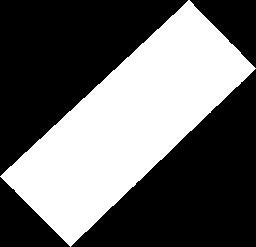
#> input picture 10.jpg, 256 x 247 px, shrunk from 1041 x 1005 before the run
$ python main.py
#> lines starting #> are read from the running program, lines starting #| are printed output that depends on the picture; after the words box and inside, x2 and y2 are one past the last pixel; in counts of white or black regions, pixels touching at a corner belong together
#> the answer given: 10.jpg
#> the answer given: 1
#> the answer given: 3
#> the answer given: 100
#> further down, img is the input picture: shape (247, 256); min 0, max 255, mean 101.8
### river.py
# Modules to import -------------------------------------------------------------------------------
import cv2
import copy
import numpy as npy
from scipy import ndimage
from matplotlib import pyplot as plt
# -------------------------------------------------------------------------------------------------

# Global Variables --------------------------------------------------------------------------------
BLUE=100
BLACK=0
WHITE=255
# -------------------------------------------------------------------------------------------------

# Class - River -----------------------------------------------------------------------------------
class River:
	# Class variables -------------------------------------------------------------------
	seedx=0 # x coordinate of a point in the river
	seedy=0 # y coordinate of a point in the river
	threshold_value=0 # threshold value, to threshold the greyscale image
	array_Image=[] # array to contain the image
	array_Boundary=[] # array to contain the boundary of the image
	contours=[] # array to contain the contours of the river
	row=0 # number of rows of the image array
	col=0 # number of columns of the image array
	rawImage=[] # array to contain the raw image
	list_of_sections_of_isolated_land_area=[] # list of lists to store the information of all the isolated land areas, section by section
	flag_fast=0 # if flag_fast is set to 1, then the class performs only fast functions
	# -----------------------------------------------------------------------------------

	# Constructor function --------------------------------------------------------------
	def __init__(self,img,threshVal,interval_distance,fast):
		# Initialize the variables
		self.seedx=0
		self.seedy=0
		self.threshold_value=0
		self.array_Image=[]
		self.array_Boundary=[]
		self.contours=[]
		self.row=0
		self.col=0
		self.rawImage=[]
		self.list_of_sections_of_isolated_land_area=[]
		self.flag_fast=fast

		# Perform some operations on the river
		# By the end of this constructor function we have the array_Image (numpy array), filled with 0 (Black) for land and 100 (blue) for water

		# 1. Performing some pre-processing on the image ----------------------
		print ("Preprocessing...")
		self.ImagePreProcessing(img,threshVal)

		# 2. Close the boundary -----------------------------------------------
		print ("Closing the boundaries")
		self.CloseBoundary()

		# 3. Remove the rotation introduced area ------------------------------
		print ("Floodfilling the outer area")
		self.RemoveOuterArea()

		# 4 Detect a seed point -----------------------------------------------
		print ("Choosing a seed point")
		self.IdentifySeedPoint()
		print ("     (",self.seedx,", ",self.seedy,")", " <- choosen seed point", sep="")

		# 5. Paint the river blue ---------------------------------------------
		print ("Painting the river blue")
		self.IdentifyRiver()

		if not fast:
			# 6. Remove isolated water patches --------------------------------
			print ("Connecting distinct river parts")
			print ("Removing unwanted isolated patches of water")
			self.RemoveIsolatedWaterArea()

			# 7. Find isolated land patches -----------------------------------
			print ("Finding isolated patches of land")
			self.FindIsolatedLandArea(interval_distance)
		return
	# -----------------------------------------------------------------------------------


	# Class Functions -------------------------------------------------------------------
	# Do some pre-processing on the image provided ----------------------------
	def ImagePreProcessing(self,img,threshVal):
		'''This function does some preprocessing in the self.array_Image.
		'''
#> called with threshVal = 100
		self.rawImage = copy.copy(img)
		img = cv2.GaussianBlur(img,(5,5),0) # smooth self.array_Image using gaussian filter
		img = cv2.equalizeHist(img) # histogram equalization
		self.RotateAndCrop(img,threshVal) # binarize, rotate and crop the self.array_Image
		(self.row,self.col)=self.array_Image.shape # update the number of row and column count
		return
	# -------------------------------------------------------------------------


	# Rotate and crop the image -----------------------------------------------
	# and paint the river - white, land - black and rotation introduced area - white
	def RotateAndCrop(self,img,threshVal):

		# check if the user wants the code to find the threshold value automatically, if user passes 0
#> called with threshVal = 100
		if threshVal==0:
			threshVal, self.array_Image = cv2.threshold(img,0,255,cv2.THRESH_BINARY+cv2.THRESH_OTSU) # create a binary image of the origanl image, by automatically finding the threshold value
			threshVal=threshVal//3+1

		self.threshold_value=threshVal # store the threshold value
		print("    ", threshVal, "<- threshold value used")

		# this makes the river color dark and land color light
		ret, self.array_Image = cv2.threshold(img,threshVal,255,cv2.THRESH_BINARY) # create a binary image of the origanl image by using the threshold value
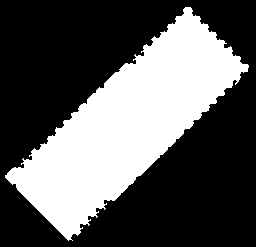
#> self.array_Image: shape (247, 256); 35.1% white; 1 white region
#> ret = 100
		# ---------------------------------------------------------------------
		# image after thresholding
		plt.imshow(self.array_Image)
		plt.savefig('temp/1_Threshold.png', format = 'jpg', dpi=1200)
		# ---------------------------------------------------------------------

		list_rotate=[]
		_, self.contours, hierarchy = cv2.findContours(self.array_Image,cv2.RETR_TREE,cv2.CHAIN_APPROX_SIMPLE) # get contours for the above binary image
#> self.contours = 1 contour; box (x1, y1, x2, y2) and area: (5, 7, 249, 241) 21804
		for cnt in self.contours: # for each contour
			rect = cv2.minAreaRect(cnt) # bound the contour using rectangle with minuimum area (may be rotated)
			list_rotate.append(rect[2]) # append its angle of rotation to the list
#> this loop made 1 pass
#> rect on pass 1: ((127.8, 122.3), (253.2, 93.71), -43.67)
#> after the loop, list_rotate = [-43.67]

		median = npy.median(list_rotate) # take the median of the angle of rotation
#> median = -43.67
		img = ndimage.rotate(img, -1 * median) # rotate the real image by that angle
#> img: shape (355, 356)
		self.rawImage = ndimage.rotate(self.rawImage, -1 * median) # rotate the raw image also
		ret, self.array_Image = cv2.threshold(img,threshVal,255, cv2.THRESH_BINARY) # create a binary image of the rotated image
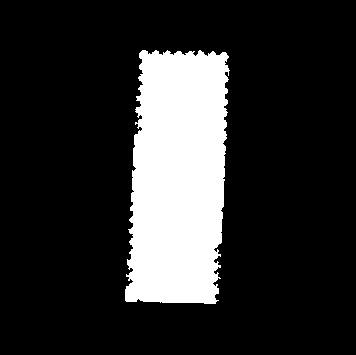
#> self.array_Image: shape (355, 356); 17.7% white; 1 white region
		self.array_Boundary = copy.deepcopy(self.array_Image) # create and store its shallow copy in array_Boundary
		_, self.contours, hierarchy = cv2.findContours(self.array_Boundary,cv2.RETR_TREE,cv2.CHAIN_APPROX_SIMPLE) # get coutours for the rotated binary image
#> self.contours = 1 contour; box (x1, y1, x2, y2) and area: (125, 50, 230, 304) 21984
		# ---------------------------------------------------------------------
		# image after thresholding and rotation
		plt.imshow(self.array_Image)
		plt.savefig('temp/2_Threshold_Rotate.png', format = 'jpg', dpi=1200)
		# ---------------------------------------------------------------------

		l_topLefty,l_topLeftx=[],[]
		l_botRighty,l_botRightx=[],[]
		for cnt in self.contours: # for each contour
			x,y,w,h = cv2.boundingRect(cnt) # bound the countour using a rectangle
			# store its top left and bottom right coordinates
			l_topLefty.append(y)
			l_topLeftx.append(x)
			l_botRighty.append(y+h)
			l_botRightx.append(x+w)
#> this loop made 1 pass
#> (x, y, w, h) on pass 1: (125, 50, 105, 254)
#> after the loop, l_botRightx = [230]; l_botRighty = [304]; l_topLeftx = [125]; l_topLefty = [50]

		topLeft = (min(l_topLeftx)+5,min(l_topLefty)+5) # get the minimum of x and y coordinates of all top left points of the contour bounding rectangles
#> topLeft = (130, 55)
		botRight = (max(l_botRightx)-5,max(l_botRighty)-5) # get the maximum of x and y coordinates of all bottom right points of the contour bounding rectangles
#> botRight = (225, 299)
		self.array_Image = self.array_Image[topLeft[1]:botRight[1],topLeft[0]:botRight[0]] # crop the binary image
#> self.array_Image: shape (244, 95); 93.1% white; 18 black regions (16 under 20 px), largest, box (x1, y1, x2, y2) and area: (0, 0, 13, 152) 937, (83, 126, 95, 244) 552
		self.rawImage = self.rawImage[topLeft[1]:botRight[1],topLeft[0]:botRight[0]] # crop the raw image also
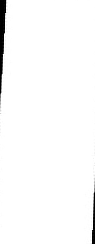
#> self.rawImage: shape (244, 95); min 0, max 255, mean 249.9
		# ---------------------------------------------------------------------
		# image after thresholding, rotation and cropping
		plt.imshow(self.array_Image)
		plt.savefig('temp/3_Threshold_Rotate_Crop.png', format = 'jpg', dpi=1200)
		# ---------------------------------------------------------------------

		print ("     ", topLeft, ", ", botRight, " <- coordinates to crop (top-left and bottom-right)", sep="") # print the top-left and bottom-right coordintes ie. the cropping points
#|      (130, 55), (225, 299) <- coordinates to crop (top-left and bottom-right)
		self.row,self.col = self.array_Image.shape # update the number of row and column count

		# this makes the river color light and land color dark
		ret, self.array_Image = cv2.threshold(self.array_Image,threshVal,255, cv2.THRESH_BINARY_INV) # inverse threshold the binary image after cropping it (inverse its colors)
		# ---------------------------------------------------------------------
		# image after thresholding, rotation, cropping and color inversion
		plt.imshow(self.array_Image)
		plt.savefig('temp/4_Threshold_Rotate_Crop_Threshold.png', format = 'jpg', dpi=1200)
		# ---------------------------------------------------------------------
		return
	# -------------------------------------------------------------------------


	#  Draw a boundary around the rotated image -------------------------------
	def CloseBoundary(self):
		'''This function draws a rectangle around the self.array_Image.
		Important for floodfill to work.
		'''
		# Bounding the image from the top left corner -------------------------
		flag = False
		# find the first black point starting from the top left corner:
		# 1. which is incident on the left edge of the bounding rectangle
		for i in range(self.col): # traverse down through a column then moving to the next column
			for j in range(self.row):
				if self.array_Image[j][i]==BLACK:
					x1=i
					y1=j
					flag=True
					break
			if flag:
				flag=False
				break
		# 2. which is incident on the top edge of the bounding rectangle
		for i in range(self.row): # traverse right though a row then moving to the next row
			for j in range(self.col):
				if self.array_Image[i][j]==BLACK:
					x2=j
					y2=i
					flag=True
					break
			if flag:
				flag=False
				break
		cv2.line(self.array_Image,(x1,y1),(x2,y2),BLACK) # draw a line joining these two points
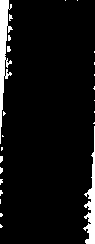
#> self.array_Image: shape (244, 95); 6.5% white; 24 white regions (21 under 20 px), largest, box (x1, y1, x2, y2) and area: (0, 0, 13, 144) 776, (83, 126, 95, 244) 552, (7, 46, 11, 52) 20

		# Bounding the image from the top right corner ------------------------
		# find the first black point starting from the top right corner:
		# 1. which is incident on the right edge of the bounding rectangle
		for i in range(self.col-1,-1,-1): # traverse down through a column then moving to the previous column
			for j in range(self.row):
				if self.array_Image[j][i]==BLACK:
					x1=i
					y1=j
					flag=True
					break
			if flag:
				flag=False
				break
		# 2. which is incident on the top edge of the bounding rectangle
		for i in range(self.row): # traverse left though a row then moving to the next row
			for j in range(self.col-1,-1,-1):
				if self.array_Image[i][j]==BLACK:
					x2=j
					y2=i
					flag=True
					break
			if flag:
				flag=False
				break
		cv2.line(self.array_Image,(x1,y1),(x2,y2),BLACK) # draw a line joining these two points

		# Bounding the image from the bottom left corner ----------------------
		# find the first black point starting from the bottom left corner:
		# 1. which is incident on the left edge of the bounding rectangle
		for i in range(self.col): # traverse up through a column then moving to the next column
			for j in range(self.row-1,-1,-1):
				if self.array_Image[j][i]==BLACK:
					x1=i
					y1=j
					flag=True
					break
			if flag:
				flag=False
				break
		# 2. which is incident on the bottom edge of the bounding rectangle
		for i in range(self.row-1,-1,-1): # traverse right though a row then moving to the previous row
			for j in range(self.col):
				if self.array_Image[i][j]==BLACK:
					x2=j
					y2=i
					flag=True
					break
			if flag:
				flag=False
				break
		cv2.line(self.array_Image,(x1,y1),(x2,y2),BLACK) # draw a line joining these two points

		# Bounding the image from the bottom right corner ---------------------
		# find the first black point starting from the bottom right corner:
		# 1. which is incident on the right edge of the bounding rectangle
		for i in range(self.col-1,-1,-1): # traverse up through a column then moving to the previous column
			for j in range(self.row-1,-1,-1):
				if self.array_Image[j][i]==BLACK:
					x1=i
					y1=j
					flag=True
					break
			if flag:
				flag=False
				break
		# 2. which is incident on the bottom edge of the bounding rectangle
		for i in range(self.row-1,-1,-1): # traverse left though a row then moving to the previous row
			for j in range(self.col-1,-1,-1):
				if self.array_Image[i][j]==BLACK:
					x2=j
					y2=i
					flag=True
					break
			if flag:
				break
		cv2.line(self.array_Image,(x1,y1),(x2,y2),BLACK) # draw a line joining these two points
		# ---------------------------------------------------------------------
		# image after applying the boundaries
		plt.imshow(self.array_Image)
		plt.savefig('temp/5_Close_Boundary.png', format = 'jpg', dpi=1200)
		# ---------------------------------------------------------------------
		return
	# -------------------------------------------------------------------------


	# Paint the rotation introduced area black --------------------------------
	def RemoveOuterArea(self):
		'''This function floodfills the outer area of the image black (area introduced due to rotation).
		Finally we get an self.array_Image where only the river area is white.
		'''
		diff = (6,6,6)
		mask = npy.zeros((self.row+2, self.col+2), npy.uint8) # create a mask of dimensions +2 (numpy array with all elements initialized to zero)
		cv2.floodFill(self.array_Image,mask,(2,2),BLACK,diff,diff) # flood fill the outer area into a dark color starting from all four corners
		cv2.floodFill(self.array_Image,mask,(0,self.row-2),BLACK,diff,diff)
		cv2.floodFill(self.array_Image,mask,(self.col-2,0),BLACK,diff,diff)
		cv2.floodFill(self.array_Image,mask,(self.col-2,self.row-2),BLACK,diff,diff)
#> self.array_Image: shape (244, 95); 1.3% white in thin lines or dots
		# ---------------------------------------------------------------------
		# image after removing the outer white, introduced due to rotation
		plt.imshow(self.array_Image)
		plt.savefig('temp/6_RemoveOuterArea.png', format = 'jpg', dpi=1200)
		# ---------------------------------------------------------------------
		return
	# -------------------------------------------------------------------------


	# Identify a seed point ---------------------------------------------------
	def IdentifySeedPoint(self):
		'''This function detects a seed point of the river.
		It repeatedly floodfills white pixels, and keeps track of the seed point which floodfills the maximum area.
		Because this maximum area will always be the river.
		'''
		copy_of_array_Image = copy.deepcopy(self.array_Image) # create a temporary copy of the binary Image stored in the numpy array - array_Image
		diff = (6,6,6)
		max = 0
		for i in range(self.row):
			for j in range(self.col):
				if (copy_of_array_Image[i][j]==WHITE): # for each white pixel (isolated water pixel)
					mask = npy.zeros((self.row+2, self.col+2), npy.uint8) # create a mask of dimensions +2 (numpy array with all elements initialized to zero)
					cv2.floodFill(copy_of_array_Image, mask,(j,i), BLUE, diff, diff) # floodfill using that point as a seed point

					unique_elements, counts = npy.unique(mask, return_counts=True) # get the counts of 0's and 1's in the mask array
					# unique will be a sorted list of all the distinct elements in the numpy array - mask
					# counts will store the number of occurances of each of these unique elements
					if counts[1]>max: # check if the number of points that were floodfilled are greater than max
						max=counts[1] # if yes, then update max, seedx, seedy accordingly
						self.seedx=j
						self.seedy=i
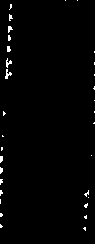
#> copy_of_array_Image: shape (244, 95); values 0 (black) and 100 (white), 1.3% white in thin lines or dots
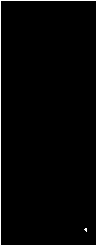
#> mask: shape (246, 97); values 0 (black) and 1 (white), 2.9% white in thin lines or dots
#> after the loop, max = 715; self.seedx = 6; self.seedy = 69
#|      (6, 69) <- choosen seed point
		return
	# -------------------------------------------------------------------------


	# Paints the river blue leaving isolated water patches white --------------
	def IdentifyRiver(self):
		'''We paint the river with a BLUE self.color.
		One point of the river (self.seedx,self.seedy) called the "seed point" is used for this purpose.
		'''
		diff = (6,6,6)
		mask = npy.zeros((self.row+2, self.col+2), npy.uint8)
		cv2.floodFill(self.array_Image, mask,(self.seedx,self.seedy), BLUE, diff, diff)
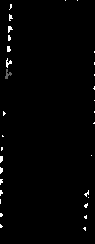
#> self.array_Image: shape (244, 95); min 0, max 255, mean 3.2
		# ---------------------------------------------------------------------
		# image after painting the river blue
		plt.imshow(self.array_Image)
		plt.savefig('temp/7_IdentifyRiver.png', format = 'jpg', dpi=1200)
		# ---------------------------------------------------------------------
		return
	# -------------------------------------------------------------------------


	# Removes isolated water patches ------------------------------------------
	# paints the isolated white water patches black if they are away for the river
	# blue otherwise
	def RemoveIsolatedWaterArea(self):
		'''We remove the isolated water patches.
		That is river points which lie nearby are connected.
		'''
		mask = npy.zeros((self.row+2, self.col+2), npy.uint8)
		diff = (6,6,6)

		for i in range(self.row):
			for j in range(self.col):
				if (self.array_Image[i][j]==WHITE): # for each white pixel (isolated water pixel)
					flag=0
					for k in range(-3,4): # check if any pixel in its neighbour hood has a blue pixel
						for l in range(-3,4):
							if (i+k<0 or i+k>=self.row or j+l<0 or j+l>=self.col): continue
							if (self.array_Image[i+k][j+l]==BLUE): # if blue pixel is found, floodfill that water patch blue
								cv2.floodFill(self.array_Image, mask,(j,i), BLUE, diff, diff)
								cv2.line(self.array_Image,(j,i),(j+l,i+k),(BLUE))
								flag=1
								break
						if flag==1: break
					if flag==0:
						cv2.floodFill(self.array_Image,mask,(j,i),BLACK,diff,diff) # if not, floodfill that water patch black
#> (the rest of the program and of its run is left out)
